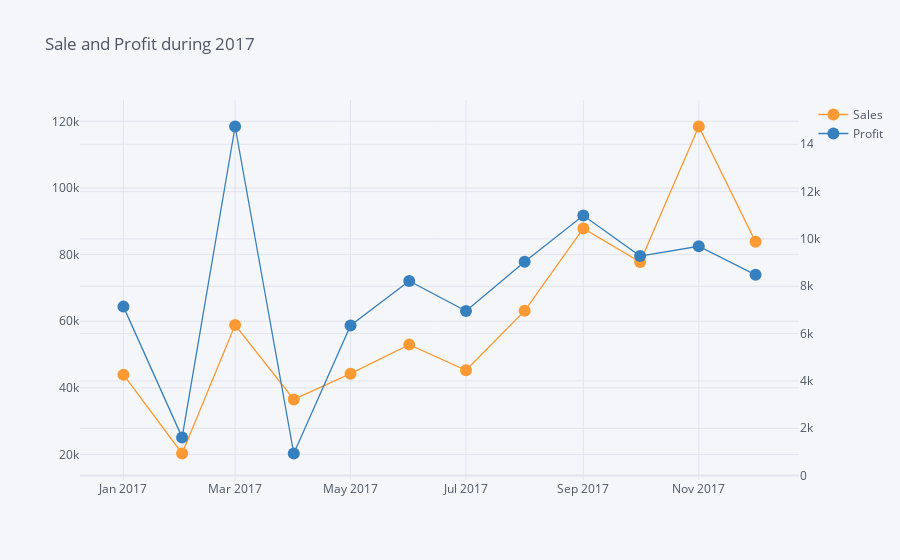

Write notebook code for a chart like this one.
### Code cell
tmp = df[['Sales', 'Profit', 'month_year']].groupby('month_year').sum()
tmp[['Sales', 'Profit']].iplot(y='Sales', 
                               mode='lines+markers', 
                               secondary_y='Profit',
                               title='Sale and Profit during 2017')

### Figure 1 — Plotly figure (JSON) as saved in the notebook; plotly's stock layout.template omitted (floating-point values rounded to 4 significant figures)
{"data": [{"line": {"color": "rgba(255, 153, 51, 1.0)", "dash": "solid", "shape": "linear", "width": 1.3}, "marker": {"size": 12, "symbol": "circle"}, "mode": "lines+markers", "name": "Sales", "text": "", "type": "scatter", "x": ["2017-01", "2017-02", "2017-03", "2017-04", "2017-05", "2017-06", "2017-07", "2017-08", "2017-09", "2017-10", "2017-11", "2017-12"], "y": [43970.0, 20300.0, 58870.0, 36520.0, 44260.0, 52980.0, 45260.0, 63120.0, 87870.0, 77780.0, 118400.0, 83830.0]}, {"line": {"color": "rgba(55, 128, 191, 1.0)", "dash": "solid", "shape": "linear", "width": 1.3}, "marker": {"size": 12, "symbol": "circle"}, "mode": "lines+markers", "name": "Profit", "text": "", "type": "scatter", "x": ["2017-01", "2017-02", "2017-03", "2017-04", "2017-05", "2017-06", "2017-07", "2017-08", "2017-09", "2017-10", "2017-11", "2017-12"], "xaxis": "x", "y": [7140.0, 1614.0, 14750.0, 933.3, 6343.0, 8223.0, 6953.0, 9041.0, 10990.0, 9275.0, 9690.0, 8483.0], "yaxis": "y2"}], "layout": {"legend": {"bgcolor": "#F5F6F9", "font": {"color": "#4D5663"}}, "paper_bgcolor": "#F5F6F9", "plot_bgcolor": "#F5F6F9", "title": {"font": {"color": "#4D5663"}, "text": "Sale and Profit during 2017"}, "xaxis": {"gridcolor": "#E1E5ED", "showgrid": true, "tickfont": {"color": "#4D5663"}, "title": {"font": {"color": "#4D5663"}, "text": ""}, "zerolinecolor": "#E1E5ED"}, "yaxis": {"gridcolor": "#E1E5ED", "showgrid": true, "tickfont": {"color": "#4D5663"}, "title": {"font": {"color": "#4D5663"}, "text": ""}, "zerolinecolor": "#E1E5ED"}, "yaxis2": {"anchor": "x", "gridcolor": "#E1E5ED", "overlaying": "y", "showgrid": true, "side": "right", "tickfont": {"color": "#4D5663"}, "title": {"text": ""}, "zerolinecolor": "#E1E5ED"}}}
